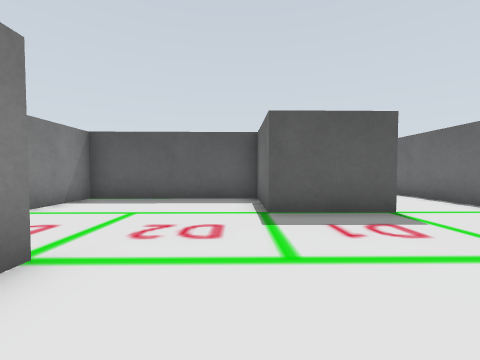
view 1 (above)

16 first-person views from a walk through a world built for the Gazebo simulator. The camera is 0.16 m above the floor, tilts 2° down and sees 90° across. The floor is counted in squares, 0.2 m on a side. Each view is taken from the middle of a square. On the plan, view 1 faces up. The plan holds only what a view shows up to about 9 squares ahead; the rest is blank. The place goes on beyond the plan.

view 2
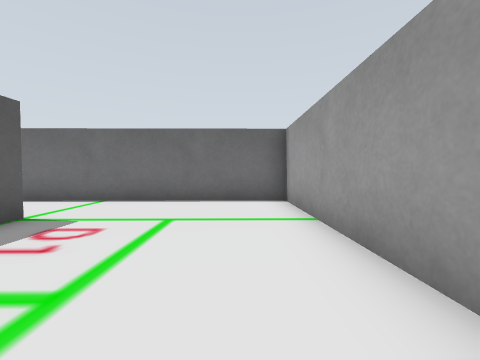

view 3
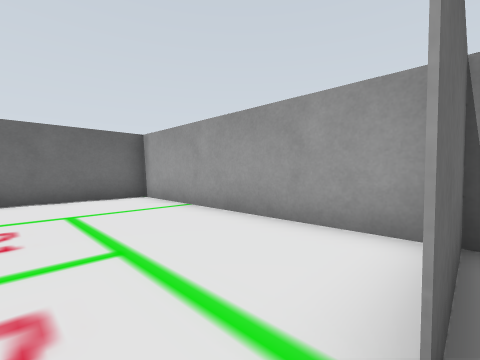

view 4
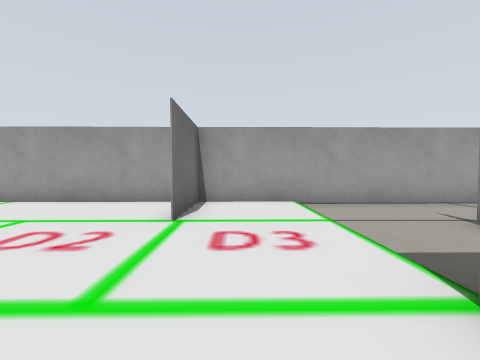

view 5
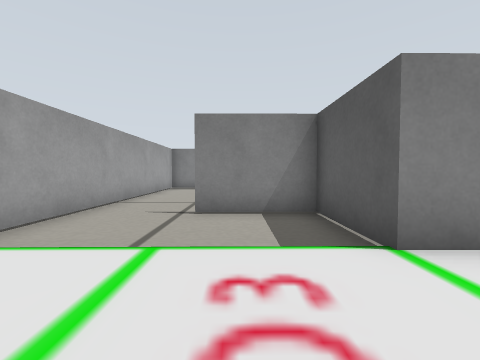

view 6
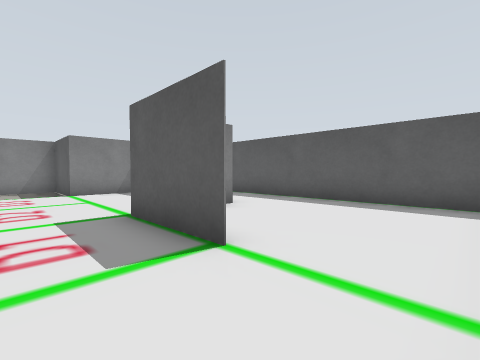

view 7
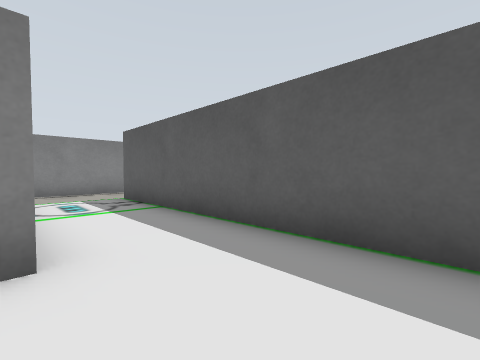

view 8
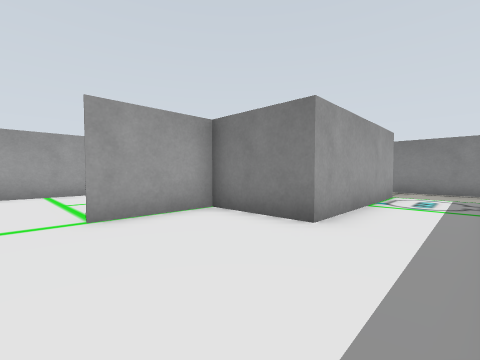

view 9
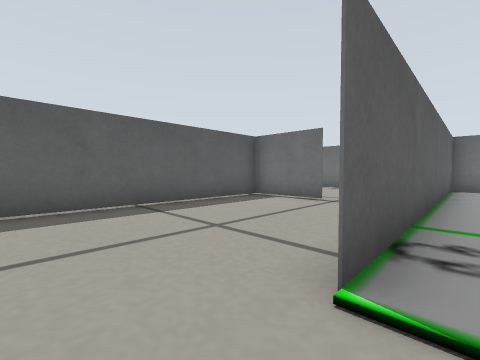

view 10
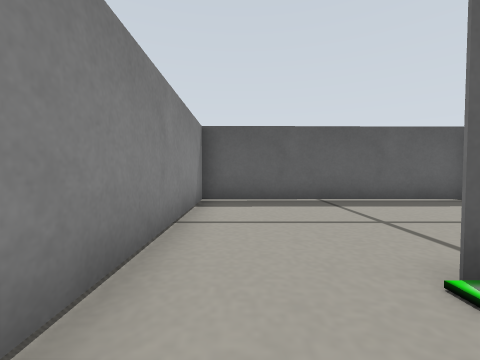

view 11
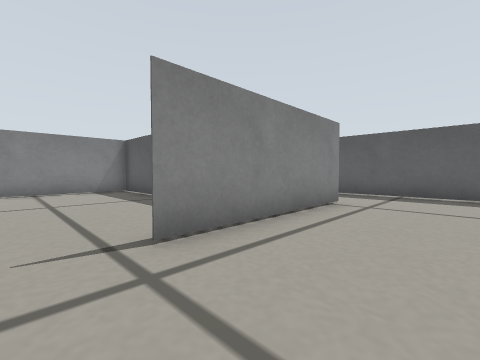

view 12
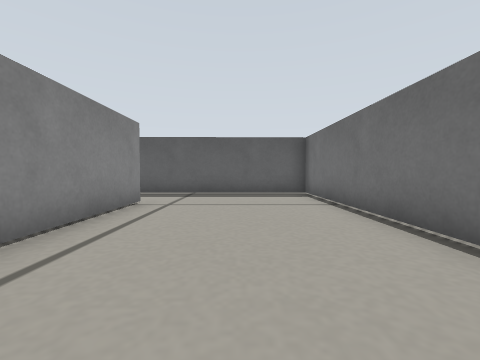

view 13
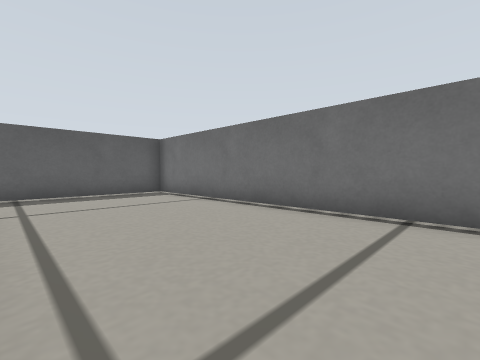

view 14
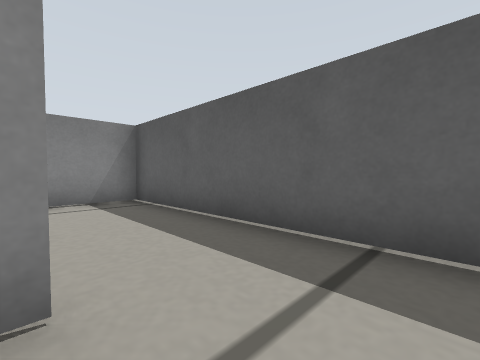

view 15
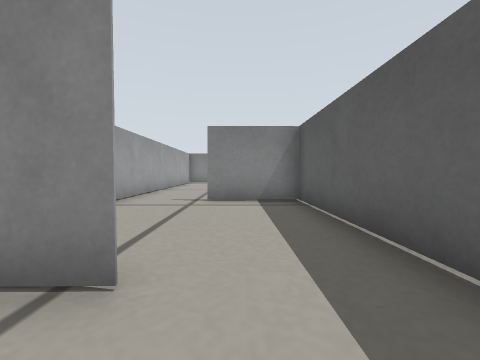

view 16
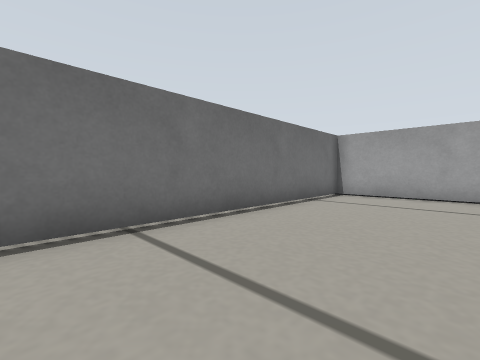

### Floor plan
Points are (right, up) in squares from view 1. A wall is a line through its corners. A room is listed if a view was taken in it or the views show most of it. See-through windows are left out.
Room 1 (views 1, 2, 6)
walls: (3.2, 4.7) (0.6, 4.7) (0.5, 7.2) (-1.5, 7.2); (-2.1, -0.4) (5.6, -0.3) (5.5, 5.6)
ways out: opening at (-2, 4.5) to room 2; opening at (4.5, 5) to room 3
Room 2 (views 3, 4, 5)
walls: (-1.9, -0.5) (-1.9, 2.2); (-6.5, -0.4) (-2.1, -0.4); (-1.5, 7.2) (-4.4, 7.1) (-4.4, 4.6) (-6.9, 4.6) (-6.9, 2)
ways out: opening at (-2, 4.5) to room 1; opening at (-7, 1)
Room 3 (views 7, 8, 9, 10)
walls: (-4.5, 7.1) (0.6, 7.2) (0.6, 4.7) (3.2, 4.7); (5.5, 9.7) (-4.5, 9.6); (5.5, 5.6) (5.5, 10.1); (-6.9, 9.5) (-6.9, 7.1)
ways out: opening at (4.5, 5) to room 1; opening at (-5.5, 10) to room 5
Room 4 (views 11, 12, 13, 14, 15, 16)
walls: (0.4, 17.2) (0.5, 12.1); (2, 9.7) (5.6, 9.7); (5.5, 10.1) (5.4, 19.7) (0.5, 19.7)
ways out: opening at (0, 11.5) to room 5; opening at (0, 18.5) to room 6
Room 5 (no view inside)
walls: (0.5, 12.1) (0.4, 14.7) (-7, 14.6) (-6.9, 9.5)
ways out: opening at (-5.5, 10) to room 3; opening at (0, 11.5) to room 4
Room 6 (no view inside)
walls: (0.5, 19.7) (-4.6, 19.6) (-4.6, 17.1)
ways out: opening at (0, 18.5) to room 4; opening at (-5, 16.5)

Where each view was taken, in squares from view 1:
view 1: 0 up, 0 right, facing up
view 2: 1 up, 1 left, facing right
view 3: 3 up, 2 left, facing down-right
view 4: 6 up, 3 left, facing down
view 5: 3 up, 2 left, facing left
view 6: 3 up, 5 right, facing up-left
view 7: 7 up, 3 right, facing up-left
view 8: 9 up, 4 right, facing down-left
view 9: 9 up, 6 left, facing up-right
view 10: 8 up, 6 left, facing up
view 11: 11 up, 3 right, facing up-left
view 12: 11 up, 3 right, facing up
view 13: 11 up, 1 right, facing up-right
view 14: 17 up, 2 right, facing up-left
view 15: 18 up, 2 right, facing left
view 16: 18 up, 2 right, facing down-right
